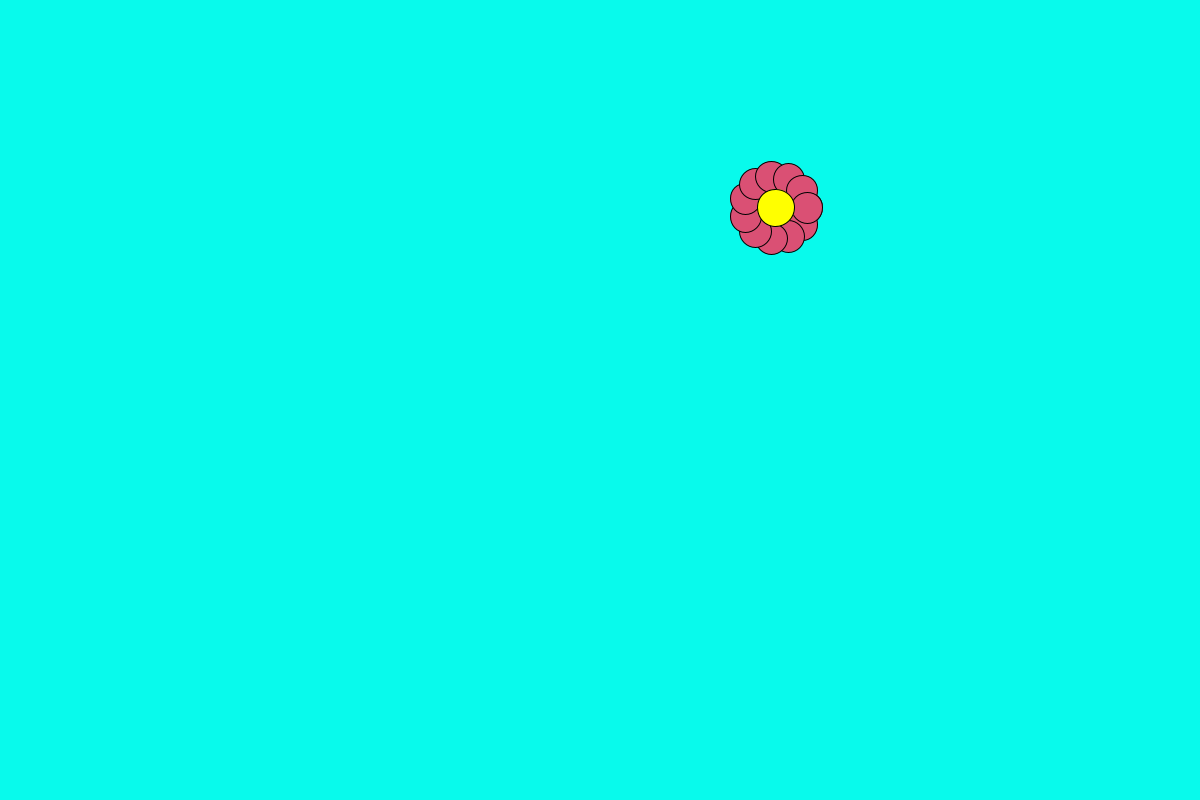
Frame 1 (no input)
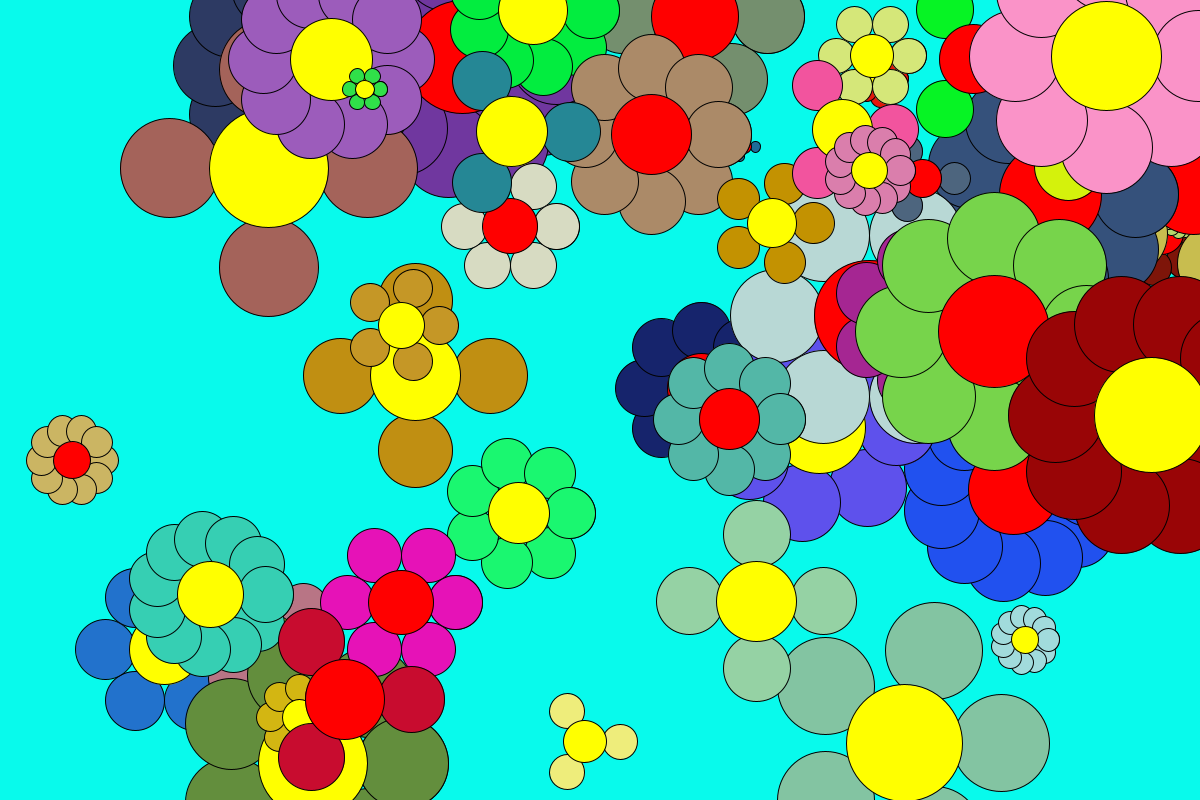
Frame 60 (the mouse pressed at the canvas centre just before this capture)
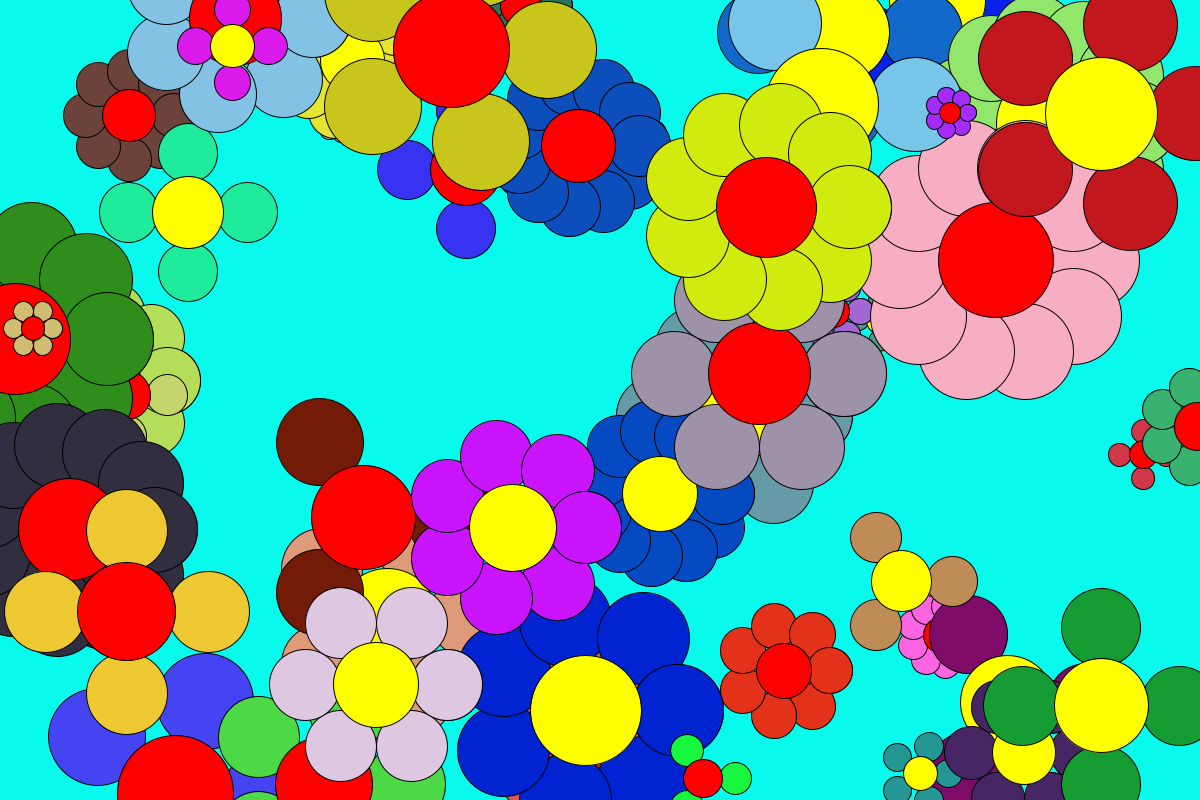
Frame 120 (the mouse held since frame 60 and released just before this capture)

The Processing sketch that drew these frames (run headless with seeded random() and noise(); from frame 60 on, the mouse is pressed at the canvas centre):

// Processing sketch: Flower
// ── Flower.pde
ArrayList<Flowerbud> flowers;

int r=60;
float ballX;
float ballY;

int flowerAmount = 50;

void setup() {
  size(1200, 800);
  background(#08FAEC);
  smooth();

  flowers = new ArrayList<Flowerbud>();
}

void draw()
{
  background(#08FAEC);
  if (flowers.size() < flowerAmount) {
    flowers.add(new Flowerbud(random(width), random(height), (int)random(3, 12), random(10, 100), color(random(255), random(255), random(255)), (int)random(2)));
  }

  for (int i = flowers.size()-1; i >= 0; i--) {
    Flowerbud flower = flowers.get(i);
    flower.display();
  }
  if (flowers.size() == flowerAmount) {
    flowers.remove(0);
  }
}

class Flowerbud 
{
  float xPos, yPos, radius;
  int petalAmount, centerColour;
  color petalColour;

  Flowerbud(float x, float y, int n_petals, float r, color petalCol, int centerCol) 
  {
    xPos = x;
    yPos = y;
    petalAmount = n_petals;
    radius = r;
    petalColour = petalCol;
    centerColour = centerCol;
  }

  void display() 
  {
    fill(petalColour);
    for (float i = 0; i < PI*2; i += 2 * PI/petalAmount) {
      ballX = xPos + radius*cos(i);
      ballY = yPos + radius*sin(i);
      ellipse(ballX, ballY, radius, radius);
    }
    if (centerColour == 1) {
      fill(255, 255, 0);
    } else {
      fill(255, 0, 0);
    }
    ellipse(xPos, yPos, radius*1.2, radius*1.2);
  }
}

void mousePressed() 
{
  flowers.add(new Flowerbud(mouseX, mouseY, (int)random(3, 12), random(10, 100), color(random(255), random(255), random(255)), (int)random(2)));

  flowers.remove(0);
}
